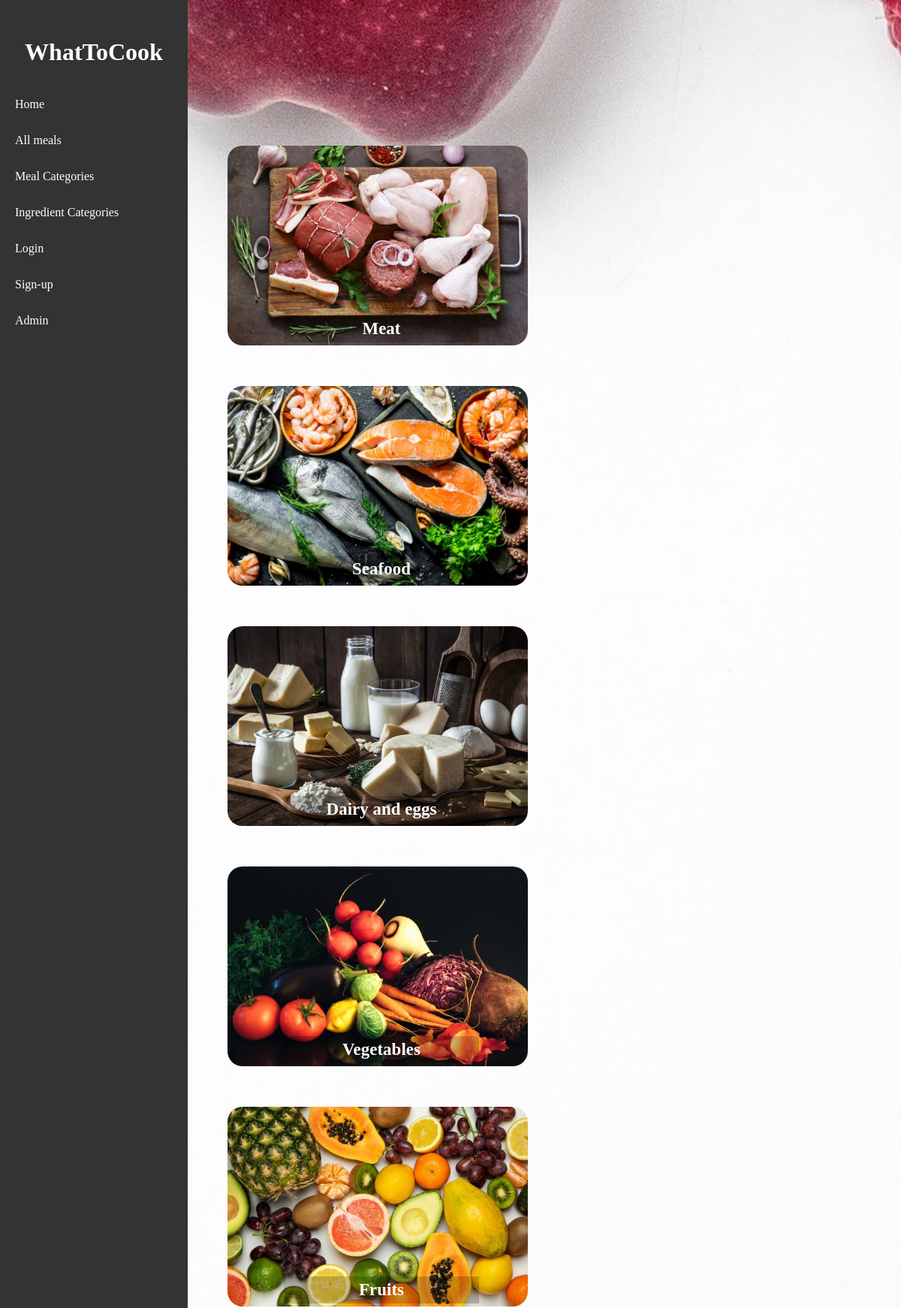
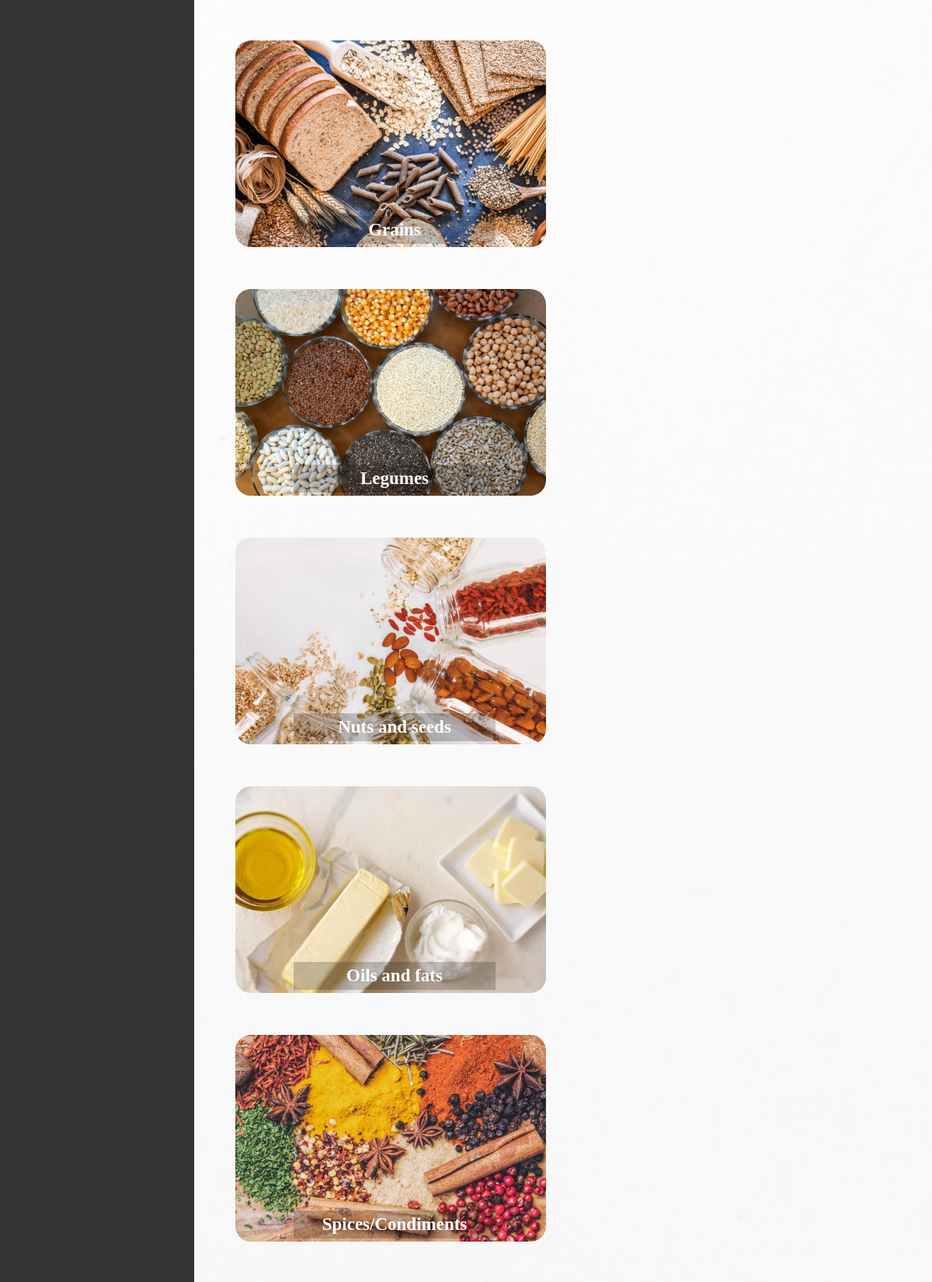
Screenshot of /ingredient_categories/ (upper part) with the database file from the repository (2 pictures, top to bottom).
### viewer/models.py (models this page shows, shortened)
class IngredientCategory(Model):
    name = CharField(max_length=50)
    picture = ImageField(upload_to='viewer/static/images/', blank=True)

### viewer/views.py (the view)
# urls.py: path('ingredient_categories/', ingredient_categories, name='ingredient_categories'),
def ingredient_categories(request):
    ingredient_category = IngredientCategory.objects.all()
    return render(request, 'ingredient_categories.html', {'ingredient_category': ingredient_category})

### viewer/templates/ingredient_categories.html
{% extends 'base.html' %}
{% block content %}
{% load static %}
<link rel="stylesheet" href="{% static 'style.css' %}">
<body>
    <div class="ingredient-grid">
      {% for category in ingredient_category %}
        <div class="ingredient-item">
          <a href="{% url 'ingredients' category.id %}">
            <img class="images" src="{{ MEDIA_URL }}{{ category.picture.url }}">
            <div class="category-name">{{ category.name }}</div>
          </a>
        </div>
      {% endfor %}
    </div>
</body>
{% endblock %}

### viewer/static/style.css (style rules this page uses)
body { background-image: url('images/background.jpg'); background-size: cover; background-repeat: no-repeat; background-position: center top; background-attachment: fixed; margin-top: 150px; }
.ingredient-grid { display: flex; flex-wrap: wrap; }
.ingredient-item { width: 250px; height: 120px; margin: 100px; border-radius: 10px; font-size: 23px; display: flex; justify-content: center; align-items: center; position: relative; }
.images { width: 400px; height: 266px; margin: 20px; object-fit: cover; border-radius: 20px; }
.category-name { position: absolute; top: 150px; left: 0; width: 100%; text-align: center; background-color: rgba(0, 0, 0, 0.2); color: white; padding: 5px; font-weight: bold; }

### rows the page displays
IngredientCategory: picture (picture), name "Meat"
IngredientCategory: picture (picture), name "Seafood"
IngredientCategory: picture (picture), name "Dairy and eggs"
IngredientCategory: picture (picture), name "Vegetables"
IngredientCategory: picture (picture), name "Fruits"
IngredientCategory: picture (picture), name "Grains"
IngredientCategory: picture (picture), name "Legumes"
IngredientCategory: picture (picture), name "Nuts and seeds"
IngredientCategory: picture (picture), name "Oils and fats"
IngredientCategory: picture (picture), name "Spices/Condiments"
